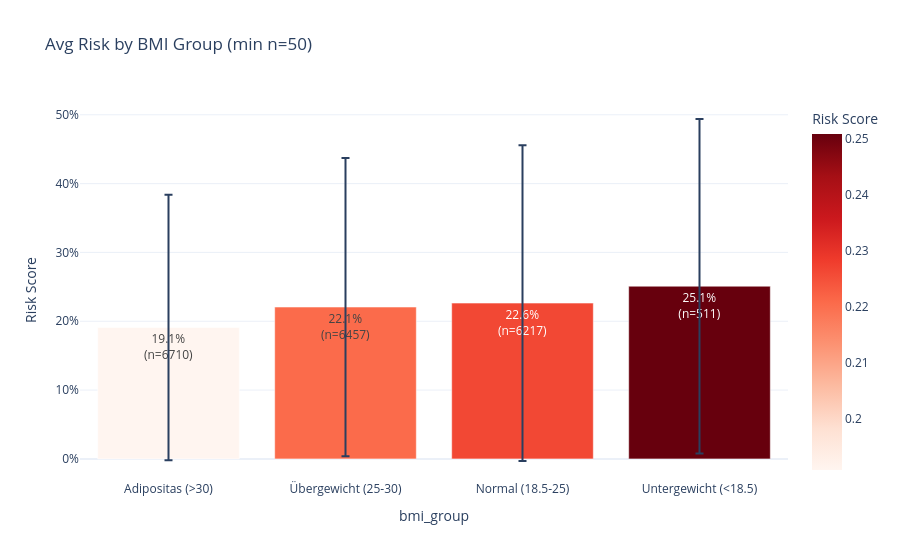

This figure's notebook cell:
### Code cell
# BMI braucht Sonderbehandlung (Binning)
bins = [0, 18.5, 25, 30, 100]
labels = ['Untergewicht (<18.5)', 'Normal (18.5-25)', 'Übergewicht (25-30)', 'Adipositas (>30)']
df_analyze['bmi_group'] = pd.cut(df_analyze['bmi'], bins=bins, labels=labels)
print(f"  ℹ️ BMI missing: {df_analyze['bmi_group'].isna().sum()} patients excluded from BMI plot")

# Age braucht Sonderbehandlung (Binning)
df_analyze['age_group'] = pd.cut(
    df_analyze['anchor_age'],
    bins=[0, 20, 30, 40, 50, 60, 70, 80, 90, 120],
    labels=['<20', '20-29', '30-39', '40-49', '50-59', '60-69', '70-79', '80-89', '90+']
).astype(str)

# Alle Plots
risk_by_feature(df_analyze, 'bmi_group', 'Avg Risk by BMI Group', 'risk_by_bmi')
risk_by_feature(df_analyze, 'age_group', 'Avg Risk by Age Group', 'risk_by_age')
risk_by_feature(df_analyze, 'gender', 'Avg Risk by Gender', 'risk_by_gender')
risk_by_feature(df_analyze, 'insurance', 'Avg Risk by Insurance', 'risk_by_insurance')
risk_by_feature(df_analyze, 'language', 'Avg Risk by Language', 'risk_by_language')
risk_by_feature(df_analyze, 'marital_status', 'Avg Risk by Marital Status', 'risk_by_marital_status')
risk_by_feature(df_analyze, 'race', 'Avg Risk by Race', 'risk_by_race', angle=45)
risk_by_feature(df_analyze, 'admission_type', 'Avg Risk by Admission Type', 'risk_by_admission_type', angle=45)

### Figure 1 — Plotly figure (JSON) as saved in the notebook; plotly's stock layout.template omitted (floating-point values rounded to 4 significant figures)
{"data": [{"error_y": {"array": [0.1928, 0.2167, 0.2294, 0.243]}, "hovertemplate": "bmi_group=%{x}<br>Risk Score=%{marker.color}<br>text=%{text}<extra></extra>", "legendgroup": "", "marker": {"color": [0.1909, 0.2206, 0.2264, 0.2509], "coloraxis": "coloraxis", "pattern": {"shape": ""}}, "name": "", "orientation": "v", "showlegend": false, "text": ["19.1%<br>(n=6710)", "22.1%<br>(n=6457)", "22.6%<br>(n=6217)", "25.1%<br>(n=511)"], "textposition": "auto", "type": "bar", "x": ["Adipositas (>30)", "Übergewicht (25-30)", "Normal (18.5-25)", "Untergewicht (<18.5)"], "xaxis": "x", "y": [0.1909, 0.2206, 0.2264, 0.2509], "yaxis": "y"}], "layout": {"barmode": "relative", "coloraxis": {"colorbar": {"title": {"text": "Risk Score"}}, "colorscale": [[0, "rgb(255,245,240)"], [0.125, "rgb(254,224,210)"], [0.25, "rgb(252,187,161)"], [0.375, "rgb(252,146,114)"], [0.5, "rgb(251,106,74)"], [0.625, "rgb(239,59,44)"], [0.75, "rgb(203,24,29)"], [0.875, "rgb(165,15,21)"], [1, "rgb(103,0,13)"]]}, "legend": {"tracegroupgap": 0}, "title": {"text": "Avg Risk by BMI Group (min n=50)"}, "xaxis": {"anchor": "y", "domain": [0, 1], "tickangle": 0, "title": {"text": "bmi_group"}}, "yaxis": {"anchor": "x", "domain": [0, 1], "tickformat": ".0%", "title": {"text": "Risk Score"}}}}
